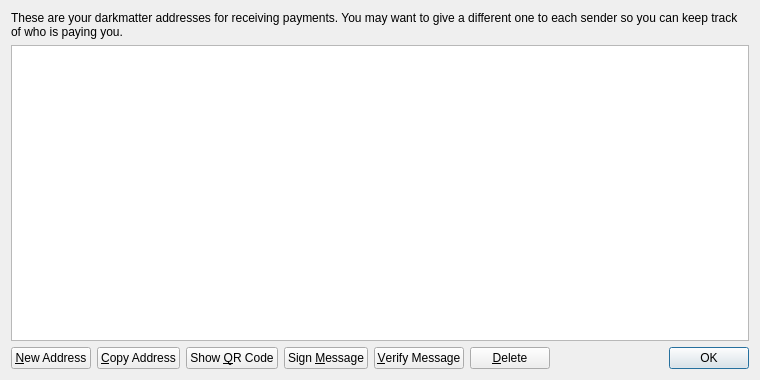
<?xml version="1.0" encoding="UTF-8"?>
<ui version="4.0">
 <class>AddressBookPage</class>
 <widget class="QWidget" name="AddressBookPage">
  <property name="geometry">
   <rect>
    <x>0</x>
    <y>0</y>
    <width>760</width>
    <height>380</height>
   </rect>
  </property>
  <property name="windowTitle">
   <string>Address Book</string>
  </property>
  <layout class="QVBoxLayout" name="verticalLayout">
   <item>
    <widget class="QLabel" name="labelExplanation">
     <property name="text">
      <string>These are your darkmatter addresses for receiving payments. You may want to give a different one to each sender so you can keep track of who is paying you.</string>
     </property>
     <property name="textFormat">
      <enum>Qt::PlainText</enum>
     </property>
     <property name="wordWrap">
      <bool>true</bool>
     </property>
    </widget>
   </item>
   <item>
    <widget class="QTableView" name="tableView">
     <property name="contextMenuPolicy">
      <enum>Qt::CustomContextMenu</enum>
     </property>
     <property name="toolTip">
      <string>Double-click to edit address or label</string>
     </property>
     <property name="tabKeyNavigation">
      <bool>false</bool>
     </property>
     <property name="alternatingRowColors">
      <bool>true</bool>
     </property>
     <property name="selectionMode">
      <enum>QAbstractItemView::SingleSelection</enum>
     </property>
     <property name="selectionBehavior">
      <enum>QAbstractItemView::SelectRows</enum>
     </property>
     <property name="sortingEnabled">
      <bool>true</bool>
     </property>
     <attribute name="verticalHeaderVisible">
      <bool>false</bool>
     </attribute>
    </widget>
   </item>
   <item>
    <layout class="QHBoxLayout" name="horizontalLayout">
     <item>
      <widget class="QPushButton" name="newAddressButton">
       <property name="toolTip">
        <string>Create a new address</string>
       </property>
       <property name="text">
        <string>&amp;New Address</string>
       </property>
       <property name="icon">
        <iconset resource="../bitcoin.qrc">
         <normaloff>:/icons/add</normaloff>:/icons/add</iconset>
       </property>
      </widget>
     </item>
     <item>
      <widget class="QPushButton" name="copyToClipboard">
       <property name="toolTip">
        <string>Copy the currently selected address to the system clipboard</string>
       </property>
       <property name="text">
        <string>&amp;Copy Address</string>
       </property>
       <property name="icon">
        <iconset resource="../bitcoin.qrc">
         <normaloff>:/icons/editcopy</normaloff>:/icons/editcopy</iconset>
       </property>
      </widget>
     </item>
     <item>
      <widget class="QPushButton" name="showQRCode">
       <property name="text">
        <string>Show &amp;QR Code</string>
       </property>
       <property name="icon">
        <iconset resource="../bitcoin.qrc">
         <normaloff>:/icons/qrcode</normaloff>:/icons/qrcode</iconset>
       </property>
      </widget>
     </item>
     <item>
      <widget class="QPushButton" name="signMessage">
       <property name="toolTip">
        <string>Sign a message to prove you own a darkmatter address</string>
       </property>
       <property name="text">
        <string>Sign &amp;Message</string>
       </property>
       <property name="icon">
        <iconset resource="../bitcoin.qrc">
         <normaloff>:/icons/edit</normaloff>:/icons/edit</iconset>
       </property>
      </widget>
     </item>
     <item>
      <widget class="QPushButton" name="verifyMessage">
       <property name="toolTip">
        <string>Verify a message to ensure it was signed with a specified darkmatter address</string>
       </property>
       <property name="text">
        <string>&amp;Verify Message</string>
       </property>
       <property name="icon">
        <iconset resource="../bitcoin.qrc">
         <normaloff>:/icons/transaction_0</normaloff>:/icons/transaction_0</iconset>
       </property>
      </widget>
     </item>
     <item>
      <widget class="QPushButton" name="deleteButton">
       <property name="toolTip">
        <string>Delete the currently selected address from the list</string>
       </property>
       <property name="text">
        <string>&amp;Delete</string>
       </property>
       <property name="icon">
        <iconset resource="../bitcoin.qrc">
         <normaloff>:/icons/remove</normaloff>:/icons/remove</iconset>
       </property>
      </widget>
     </item>
     <item>
      <spacer name="horizontalSpacer">
       <property name="orientation">
        <enum>Qt::Horizontal</enum>
       </property>
       <property name="sizeHint" stdset="0">
        <size>
         <width>40</width>
         <height>20</height>
        </size>
       </property>
      </spacer>
     </item>
     <item>
      <widget class="QDialogButtonBox" name="buttonBox">
       <property name="sizePolicy">
        <sizepolicy hsizetype="Maximum" vsizetype="Fixed">
         <horstretch>0</horstretch>
         <verstretch>0</verstretch>
        </sizepolicy>
       </property>
       <property name="standardButtons">
        <set>QDialogButtonBox::Ok</set>
       </property>
      </widget>
     </item>
    </layout>
   </item>
  </layout>
 </widget>
 <resources>
  <include location="../bitcoin.qrc"/>
 </resources>
 <connections/>
</ui>
